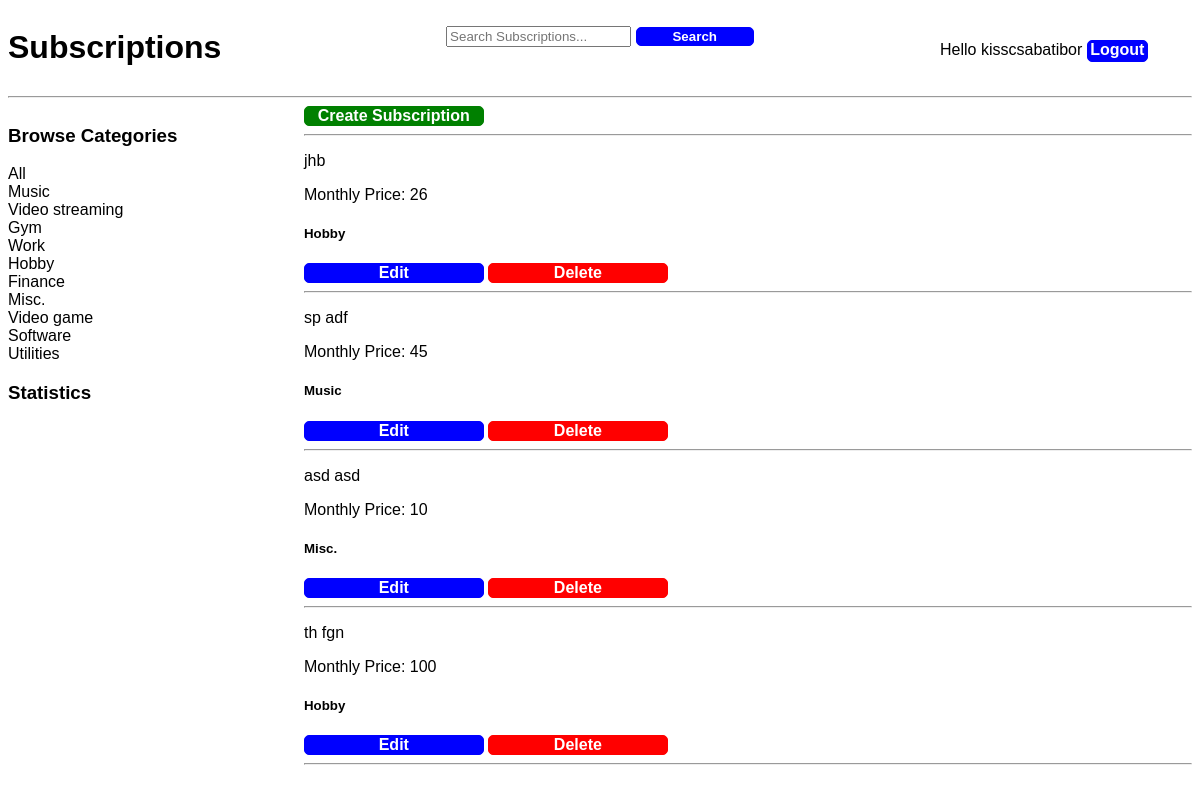
The app's page / (signed in), older data.
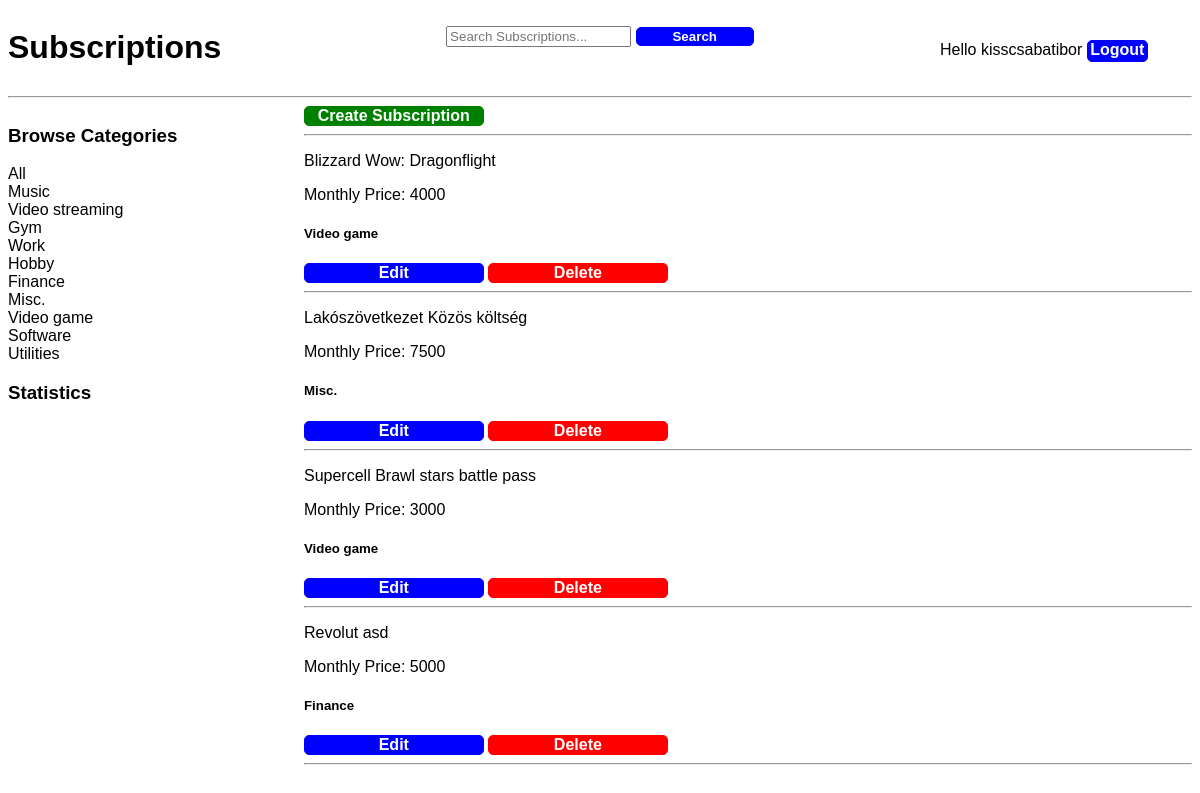
The same page, newer data.
### base/models.py (models this page shows, shortened)
class Category(models.Model):
    name = models.CharField(max_length=200)

class Subscription(models.Model):
    owner = models.ForeignKey(User, on_delete=models.CASCADE)
    category = models.ForeignKey(Category, on_delete=models.SET_NULL,
                                 null=True)
    provider = models.CharField(max_length=200)
    service = models.CharField(max_length=200, null=True, blank=True)
    price = models.IntegerField()
    updated = models.DateTimeField(auto_now=True)
    created = models.DateTimeField(auto_now_add=True)
    def __str__(self):
        return f"{self.provider} {self.service}"

### base/views.py (the view)
# urls.py: path('', views.home, name='home'),
def home(request):
    query = request.GET.get('q') if request.GET.get('q') is not None else ''
    subscriptions = Subscription.objects.filter(
        Q(category__name__icontains=query) |
        Q(provider__icontains=query) |
        Q(service__icontains=query)
    )
    categories = Category.objects.all()
    subscriptions_count = subscriptions.count()
    context = {'subscriptions': subscriptions, 'categories': categories,
               'subscriptions_count': subscriptions_count}
    return render(request, 'base/home.html', context)

### base/templates/base/home.html
{% extends 'main.html' %}
{% load static %}
{% block content %}
<link rel="stylesheet" href="{% static 'styles.css' %}">
    <div class="home-container">
    <div>
        <h3>Browse Categories</h3>
    <div>
        <a class="quiet-link" href="{% url 'home' %}">All</a>
    </div>
        {% for category in categories %}
            <div>
                <a class="quiet-link" href="{% url 'home' %}?q={{ category.name }}">{{ category.name }}</a>
            </div>
        {% endfor %}
    <div>
        <a class="quiet-link" href="{% url 'statistics' %}"><h3>Statistics</h3></a>
    </div>
    </div>
    <div>
        <a class="create-sub-text green-button" href="{% url 'create-subscription' %}">Create Subscription</a>
    <hr>
        <div>
            {% for subscription in subscriptions %}
            {% if request.user == subscription.owner %}
                <div>
                    <p><a class="quiet-link" href="{% url 'subscription' subscription.id%}">{{ subscription}}</a></p>
                    <p>Monthly Price: {{ subscription.price }}</p>
                    <h5>{{ subscription.category.name }}</h5>
                    <a class="blue-button" href="{% url 'update-subscription'  subscription.id %}">Edit</a>
                    <a class="red-button" href="{% url 'delete-subscription'  subscription.id %}">Delete</a>
                    <hr>
                </div>
            {% endif %}
            {% endfor %}
        </div>
    </div>
    </div>
{% endblock  %}

### templates/main.html (shortened to what this page needs)
<!DOCTYPE html>
<html lang="en">
<head>
    {% load static %}
    <link rel="stylesheet" href="{% static 'styles.css' %}">
</head>
<body>
    {% include 'navbar.html'  %}
    {% block content %}
    {% endblock %}
</body>
</html>

### templates/navbar.html
{% load static %}
<link rel="stylesheet" href="{% static 'styles.css' %}">
<div class="navbar-container">
<a href="/">
    <h1 class="quiet-link">Subscriptions</h1>
</a>
<form method="get" class="search-form" action="{% url 'home' %}">
    <input class="search-input" type="text" name="q" placeholder="Search Subscriptions...">
    <button type="submit" class="blue-button">Search</button>
</form>
{% if request.user.is_authenticated %}
    <div class="userinfo-container">
    <span class="userinfo-text">Hello {{ request.user }}</span>
    <a class="userinfo-text blue-button" href="{% url 'logout' %}">Logout</a>
    </div>
{% else %}
    <a class="userinfo-text blue-button" href="{% url 'login' %}">Login</a>
{% endif %}
</div>
<hr>

### base/static/styles.css (style rules this page uses)
a:link { text-decoration: none; }
.quiet-link { color: black; }
.home-container { display: grid; grid-template-columns: 1fr 3fr; }
* { font-family: Arial, sans-serif; }
.navbar-container { display: grid; grid-template-columns: 1fr 2fr 1fr; }
.userinfo-container { text-align: center; display: inline-block; }
.search-input { margin-top: 3%; }
.userinfo-text { height: 20px; top: 40%; position: relative; }
.create-sub-text { display: block; margin: 3% 0; }
.search-form { text-align: center; display: inline-block; }
.blue-button { background-color: blue; color: white; font-weight: bold; text-align: center; border-radius: 5px; display: inline-block; border: 1px solid blue; transition: background-color 0.2s, color 0.2s; cursor: pointer; text-decoration: none; vertical-align: middle; width: 20%; margin: 0 auto; }
.red-button { background-color: red; color: white; font-weight: bold; text-align: center; border-radius: 5px; display: inline-block; border: 1px solid red; transition: background-color 0.2s, color 0.2s; cursor: pointer; text-decoration: none; vertical-align: middle; width: 20%; margin: 0 auto; }
.green-button { background-color: green; color: white; font-weight: bold; text-align: center; border-radius: 5px; display: inline-block; border: 1px solid green; transition: background-color 0.2s, color 0.2s; cursor: pointer; text-decoration: none; vertical-align: middle; width: 20%; margin: 0 auto; }

Row changes from the older to the newer data that the page shows:
removed Subscription: provider+service "sp adf", price "45", category.name "Music"
changed Subscription: provider+service "jhb" → "Blizzard Wow: Dragonflight"; price "26" → "4000"; category.name "Hobby" → "Video game"
changed Subscription "Misc.": provider+service "asd asd" → "Lakószövetkezet Közös költség"; price "10" → "7500"
changed Subscription: provider+service "th fgn" → "Supercell Brawl stars battle pass"; price "100" → "3000"; category.name "Hobby" → "Video game"
added Subscription: provider+service "Revolut asd", price "5000", category.name "Finance"
